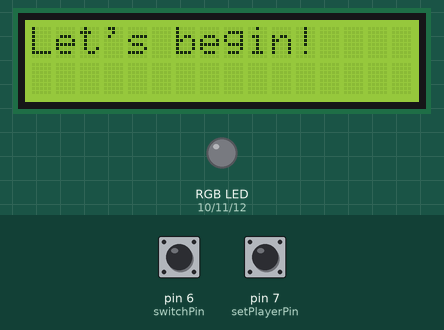
This sketch was run on a simulated Arduino Uno, built with avr-gcc and run on an emulated ATmega328P. On the bench: 16×2 character LCD, an RGB LED mixed from three pins (HIGH = lit). The inputs (shaded band) are chosen by the test bench; at power-on: pin 6 (switchPin) LOW, pin 7 (setPlayerPin) LOW. Random numbers use the default seed unless the sketch sets one.

Above: at 14.3 s.
14.4 s: pin 6 (switchPin) pulled HIGH for 0.15 s
At 15.3 s:
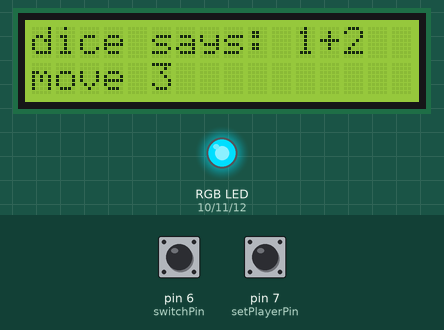
17.5 s: pin 7 (setPlayerPin) pulled HIGH for 0.15 s
At 18.8 s:
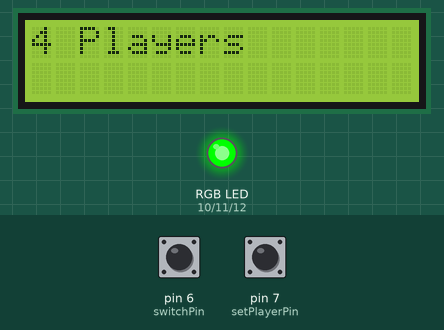
19.1 s: pin 6 (switchPin) pulled HIGH for 1 s
At 23.0 s:
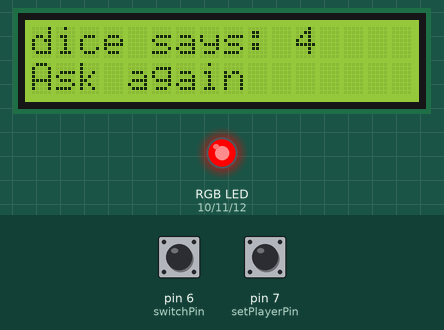
23.1 s: pin 6 (switchPin) pulled HIGH for 0.15 s
At 24.3 s:
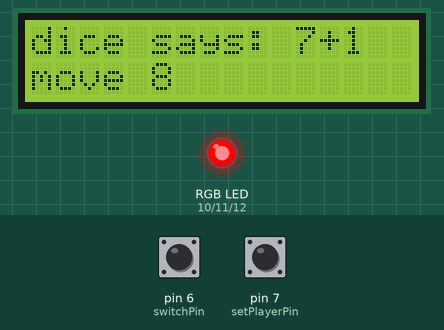
26.2 s: pin 7 (setPlayerPin) pulled HIGH for 1 s
At 27.8 s:
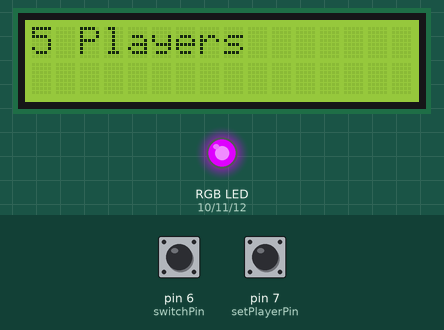
28.7 s: pin 6 (switchPin) pulled HIGH for 3.2 s
At 32.7 s:
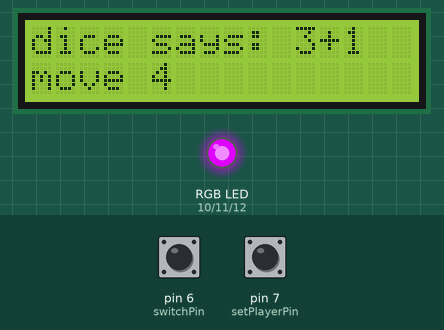
Timing chart, 0 to 35.9 s (numbered marks = the images above; inputs shaded):
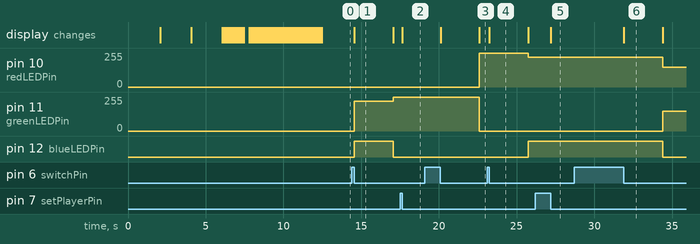

The sketch:

MonoplyDice.ino
```cpp
#include <LiquidCrystal.h>

// Initialize the pins
LiquidCrystal lcd(8, 9, 5, 4, 3, 2);
const int switchPin = 6;
const int setPlayerPin = 7;
const int redLEDPin = 10;    // LED connected to digital pin 10
const int greenLEDPin = 11;     // LED connected to digital pin 11
const int blueLEDPin = 12;    // LED connected to digital pin 12

// Initialize the States
int switchState = 0;
int setPlayerState = 0;
int prevSetPlayerState = 0;
int prevSwitchState = 0;
int prevDoubleState = 0;
int doubleState = 0;

// Initialize the variables
int num1,num2;
int playerLed = 0;
int numOfPlayer = 3;
int redValue = 0; // value to write to the red LED
int greenValue = 0; // value to write to the green LED
int blueValue = 0; // value to write to the blue LED
unsigned long previousTime = 0;

// Helper methods
void scrollScreen();
void playerColor(int choice);

void setup() {
  // set the digital pins as inputs
  pinMode(switchPin, INPUT);
  pinMode(setPlayerPin, INPUT);
  // set the digital pins as outputs
  pinMode(redLEDPin, OUTPUT);
  pinMode(greenLEDPin, OUTPUT);
  pinMode(blueLEDPin, OUTPUT);
  // Screen Size
  lcd.begin(16, 2);
  //-------- Write characters on the display ------------------
  // NOTE: Cursor Position: (CHAR, LINE) start at 0
  lcd.print("Hello, world!");
  delay(2000);
  lcd.clear();
  lcd.setCursor(0, 0);
  lcd.print(numOfPlayer);
  lcd.print(" players");
  delay(2000);
  lcd.clear();
  lcd.print("Let's ");
  lcd.print("begin!");
  delay(2000);
  scrollScreen();
}

void loop() {
    switchState = digitalRead(switchPin);
    setPlayerState = digitalRead(setPlayerPin);

    if(setPlayerState != prevSetPlayerState) {
      if(setPlayerState == LOW){
        numOfPlayer += 1;
          if(numOfPlayer == 6){
            numOfPlayer = 2;
        }
        lcd.clear();
        lcd.print(numOfPlayer);
        lcd.print(" Players");
      }
    }

    playerColor(playerLed);
    if(switchState != prevSwitchState) {
      if(switchState == LOW){
      previousTime = millis();
      analogWrite(redLEDPin, redValue);
      analogWrite(greenLEDPin, greenValue);
      analogWrite(blueLEDPin, blueValue);
      num1 = random(7)+ 1;
      num2 = random(2) + 1;
      lcd.clear();

      if(num1 != num2) {
        lcd.setCursor(0, 0);
        lcd.print("dice says:");
        lcd.setCursor(11, 0);
        lcd.print(num1);
        lcd.print("+");
        lcd.print(num2);
        lcd.setCursor(0, 1);
        lcd.print("move ");
        lcd.print(num1 + num2);
        doubleState = 0;
        prevDoubleState = 0;
        delay(500);
      } else {
        if(doubleState == prevDoubleState)
          doubleState += 1;

        if(doubleState == 2){ // Doubles three times
          lcd.setCursor(0, 0);
          lcd.print("Double x2");
          lcd.setCursor(0, 1);
          lcd.print("Jail Time! ");
          delay(2000);
          scrollScreen();
          doubleState = 0;
          prevDoubleState = 0;
        } else {
          lcd.setCursor(0, 0);
          lcd.print("Double!");
          lcd.setCursor(0, 1);
          lcd.print("Roll Again!");
          playerLed -= 1;
        }
      }
      delay(2000);
      playerLed += 1;
      if(playerLed == numOfPlayer){
        playerLed = 0;
      }
      playerColor(playerLed);
      analogWrite(redLEDPin, redValue);
      analogWrite(greenLEDPin, greenValue);
      analogWrite(blueLEDPin, blueValue);
      lcd.clear();
      lcd.print("dice says: ");
      lcd.print(num1 + num2);
      lcd.setCursor(0, 1);
      lcd.print("Ask again");
      }
    }
    // Record Previous State
    prevSetPlayerState = setPlayerState;
    prevSwitchState = switchState;
    prevDoubleState = doubleState;
}

void scrollScreen(){
  // scroll 13 positions (string length) to the left
  // to move it offscreen left:
  for (int positionCounter = 0; positionCounter < 13; positionCounter++) {
    // scroll one position left:
    lcd.scrollDisplayLeft();
    // wait a bit:
    delay(125);
  }

  // scroll 29 positions (string length + display length) to the right
  // to move it offscreen right:
  for (int positionCounter = 0; positionCounter < 29; positionCounter++) {
    // scroll one position right:
    lcd.scrollDisplayRight();
    // wait a bit:
    delay(100);
  }

  // scroll 16 positions (display length + string length) to the left
  // to move it back to center:
  for (int positionCounter = 0; positionCounter < 16; positionCounter++) {
    // scroll one position left:
    lcd.scrollDisplayLeft();
    // wait a bit:
    delay(125);
  }

  // delay at the end of the full loop:
  delay(500);
}

// Support 2 - 5 players
void playerColor(int choice){
      if(choice == 0){
          redValue = 0;
          greenValue = 222;
          blueValue = 222;
      }
      else if(choice == 1){
          redValue = 0;
          greenValue = 255;
          blueValue = 0;
      }
      else if(choice == 2){
          redValue = 255;
          greenValue = 0;
          blueValue = 0;
      }
      else if(choice == 3){
          redValue = 222;
          greenValue = 0;
          blueValue = 222;
      }
      else if(choice == 4){
          redValue = 150;
          greenValue = 150;
          blueValue = 80;
      }
}
```

Measured:
- after the input at 14.4 s, pin 11 (greenLEDPin): 0/255 → 222/255 after 0.15 s, → 255/255 2.5 s later; pin 12 (blueLEDPin): LOW → HIGH after 0.15 s, → LOW 2.5 s later; the display: changes after 0.16 s (image 1)
- after the input at 17.5 s, the display: changes after 0.15 s (image 2)
- after the input at 19.1 s, pin 10 (redLEDPin): 0/255 → 255/255 after 3.5 s; pin 11 (greenLEDPin): 255/255 → 0/255 after 3.5 s; the display: first changes after 1.0 s (image 3 shows a later state)
- after the input at 23.1 s, pin 10 (redLEDPin): 255/255 → 222/255 after 2.7 s; pin 12 (blueLEDPin): LOW → HIGH after 2.7 s; the display: changes after 0.16 s (image 4)
- after the input at 26.2 s, the display: changes after 1.0 s (image 5)
- after the input at 28.7 s, pin 10 (redLEDPin): 222/255 → 150/255 after 5.7 s; pin 11 (greenLEDPin): 0/255 → 150/255 after 5.7 s; pin 12 (blueLEDPin): HIGH → LOW after 5.7 s; the display: changes after 3.2 s (image 6)
- what the display in image 1 shows lasts 2.5 s, from 14.6 s to 17.1 s
